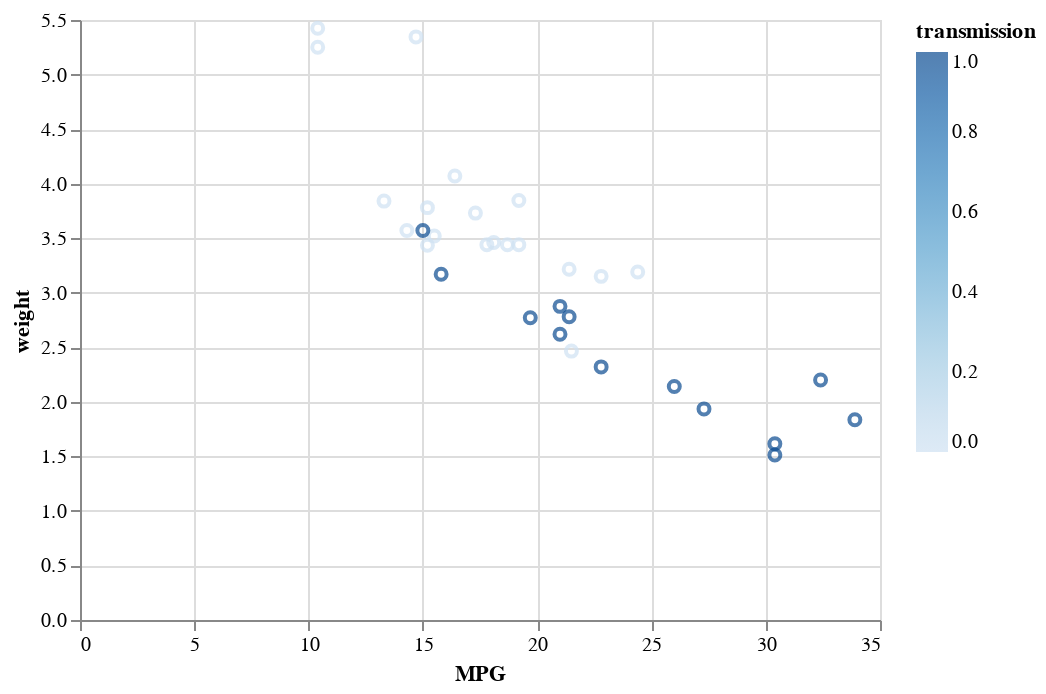

The notebook cell this image was saved under:
### Markdown cell above
Let's try some basic variants on the plot. 

Maybe we want to compare different transmission types. For this, we can use the color encoding for the transmission data:

### Code cell
#2.1 MPG, weight, vs. transmission

alt.Chart(mtcars).mark_point().encode(
    x = 'MPG',
    y = 'weight',
    color = 'transmission'
)

### Figure 1 — Vega-Lite specification as saved in the notebook (floating-point values rounded to 4 significant figures)
{"config": {"view": {"continuousWidth": 400, "continuousHeight": 300}}, "data": {"name": "data-9409cf149fcd97d1b95049972fed8558"}, "mark": "point", "encoding": {"color": {"type": "quantitative", "field": "transmission"}, "x": {"type": "quantitative", "field": "MPG"}, "y": {"type": "quantitative", "field": "weight"}}, "$schema": "https://vega.github.io/schema/vega-lite/v4.8.1.json", "datasets": {"data-9409cf149fcd97d1b95049972fed8558": [{"model": "Mazda RX4", "MPG": 21.0, "cylinders": 6, "displacement": 160.0, "HP": 110, "rear_axle_ratio": 3.9, "weight": 2.62, "qsec": 16.46, "vs": 0, "transmission": 1, "gears": 4, "carb": 4}, {"model": "Mazda RX4 Wag", "MPG": 21.0, "cylinders": 6, "displacement": 160.0, "HP": 110, "rear_axle_ratio": 3.9, "weight": 2.875, "qsec": 17.02, "vs": 0, "transmission": 1, "gears": 4, "carb": 4}, {"model": "Datsun 710", "MPG": 22.8, "cylinders": 4, "displacement": 108.0, "HP": 93, "rear_axle_ratio": 3.85, "weight": 2.32, "qsec": 18.61, "vs": 1, "transmission": 1, "gears": 4, "carb": 1}, {"model": "Hornet 4 Drive", "MPG": 21.4, "cylinders": 6, "displacement": 258.0, "HP": 110, "rear_axle_ratio": 3.08, "weight": 3.215, "qsec": 19.44, "vs": 1, "transmission": 0, "gears": 3, "carb": 1}, {"model": "Hornet Sportabout", "MPG": 18.7, "cylinders": 8, "displacement": 360.0, "HP": 175, "rear_axle_ratio": 3.15, "weight": 3.44, "qsec": 17.02, "vs": 0, "transmission": 0, "gears": 3, "carb": 2}, {"model": "Valiant", "MPG": 18.1, "cylinders": 6, "displacement": 225.0, "HP": 105, "rear_axle_ratio": 2.76, "weight": 3.46, "qsec": 20.22, "vs": 1, "transmission": 0, "gears": 3, "carb": 1}, {"model": "Duster 360", "MPG": 14.3, "cylinders": 8, "displacement": 360.0, "HP": 245, "rear_axle_ratio": 3.21, "weight": 3.57, "qsec": 15.84, "vs": 0, "transmission": 0, "gears": 3, "carb": 4}, {"model": "Merc 240D", "MPG": 24.4, "cylinders": 4, "displacement": 146.7, "HP": 62, "rear_axle_ratio": 3.69, "weight": 3.19, "qsec": 20.0, "vs": 1, "transmission": 0, "gears": 4, "carb": 2}, {"model": "Merc 230", "MPG": 22.8, "cylinders": 4, "displacement": 140.8, "HP": 95, "rear_axle_ratio": 3.92, "weight": 3.15, "qsec": 22.9, "vs": 1, "transmission": 0, "gears": 4, "carb": 2}, {"model": "Merc 280", "MPG": 19.2, "cylinders": 6, "displacement": 167.6, "HP": 123, "rear_axle_ratio": 3.92, "weight": 3.44, "qsec": 18.3, "vs": 1, "transmission": 0, "gears": 4, "carb": 4}, {"model": "Merc 280C", "MPG": 17.8, "cylinders": 6, "displacement": 167.6, "HP": 123, "rear_axle_ratio": 3.92, "weight": 3.44, "qsec": 18.9, "vs": 1, "transmission": 0, "gears": 4, "carb": 4}, {"model": "Merc 450SE", "MPG": 16.4, "cylinders": 8, "displacement": 275.8, "HP": 180, "rear_axle_ratio": 3.07, "weight": 4.07, "qsec": 17.4, "vs": 0, "transmission": 0, "gears": 3, "carb": 3}, {"model": "Merc 450SL", "MPG": 17.3, "cylinders": 8, "displacement": 275.8, "HP": 180, "rear_axle_ratio": 3.07, "weight": 3.73, "qsec": 17.6, "vs": 0, "transmission": 0, "gears": 3, "carb": 3}, {"model": "Merc 450SLC", "MPG": 15.2, "cylinders": 8, "displacement": 275.8, "HP": 180, "rear_axle_ratio": 3.07, "weight": 3.78, "qsec": 18.0, "vs": 0, "transmission": 0, "gears": 3, "carb": 3}, {"model": "Cadillac Fleetwood", "MPG": 10.4, "cylinders": 8, "displacement": 472.0, "HP": 205, "rear_axle_ratio": 2.93, "weight": 5.25, "qsec": 17.98, "vs": 0, "transmission": 0, "gears": 3, "carb": 4}, {"model": "Lincoln Continental", "MPG": 10.4, "cylinders": 8, "displacement": 460.0, "HP": 215, "rear_axle_ratio": 3.0, "weight": 5.424, "qsec": 17.82, "vs": 0, "transmission": 0, "gears": 3, "carb": 4}, {"model": "Chrysler Imperial", "MPG": 14.7, "cylinders": 8, "displacement": 440.0, "HP": 230, "rear_axle_ratio": 3.23, "weight": 5.345, "qsec": 17.42, "vs": 0, "transmission": 0, "gears": 3, "carb": 4}, {"model": "Fiat 128", "MPG": 32.4, "cylinders": 4, "displacement": 78.7, "HP": 66, "rear_axle_ratio": 4.08, "weight": 2.2, "qsec": 19.47, "vs": 1, "transmission": 1, "gears": 4, "carb": 1}, {"model": "Honda Civic", "MPG": 30.4, "cylinders": 4, "displacement": 75.7, "HP": 52, "rear_axle_ratio": 4.93, "weight": 1.615, "qsec": 18.52, "vs": 1, "transmission": 1, "gears": 4, "carb": 2}, {"model": "Toyota Corolla", "MPG": 33.9, "cylinders": 4, "displacement": 71.1, "HP": 65, "rear_axle_ratio": 4.22, "weight": 1.835, "qsec": 19.9, "vs": 1, "transmission": 1, "gears": 4, "carb": 1}, {"model": "Toyota Corona", "MPG": 21.5, "cylinders": 4, "displacement": 120.1, "HP": 97, "rear_axle_ratio": 3.7, "weight": 2.465, "qsec": 20.01, "vs": 1, "transmission": 0, "gears": 3, "carb": 1}, {"model": "Dodge Challenger", "MPG": 15.5, "cylinders": 8, "displacement": 318.0, "HP": 150, "rear_axle_ratio": 2.76, "weight": 3.52, "qsec": 16.87, "vs": 0, "transmission": 0, "gears": 3, "carb": 2}, {"model": "AMC Javelin", "MPG": 15.2, "cylinders": 8, "displacement": 304.0, "HP": 150, "rear_axle_ratio": 3.15, "weight": 3.435, "qsec": 17.3, "vs": 0, "transmission": 0, "gears": 3, "carb": 2}, {"model": "Camaro Z28", "MPG": 13.3, "cylinders": 8, "displacement": 350.0, "HP": 245, "rear_axle_ratio": 3.73, "weight": 3.84, "qsec": 15.41, "vs": 0, "transmission": 0, "gears": 3, "carb": 4}, {"model": "Pontiac Firebird", "MPG": 19.2, "cylinders": 8, "displacement": 400.0, "HP": 175, "rear_axle_ratio": 3.08, "weight": 3.845, "qsec": 17.05, "vs": 0, "transmission": 0, "gears": 3, "carb": 2}, {"model": "Fiat X1-9", "MPG": 27.3, "cylinders": 4, "displacement": 79.0, "HP": 66, "rear_axle_ratio": 4.08, "weight": 1.935, "qsec": 18.9, "vs": 1, "transmission": 1, "gears": 4, "carb": 1}, {"model": "Porsche 914-2", "MPG": 26.0, "cylinders": 4, "displacement": 120.3, "HP": 91, "rear_axle_ratio": 4.43, "weight": 2.14, "qsec": 16.7, "vs": 0, "transmission": 1, "gears": 5, "carb": 2}, {"model": "Lotus Europa", "MPG": 30.4, "cylinders": 4, "displacement": 95.1, "HP": 113, "rear_axle_ratio": 3.77, "weight": 1.513, "qsec": 16.9, "vs": 1, "transmission": 1, "gears": 5, "carb": 2}, {"model": "Ford Pantera L", "MPG": 15.8, "cylinders": 8, "displacement": 351.0, "HP": 264, "rear_axle_ratio": 4.22, "weight": 3.17, "qsec": 14.5, "vs": 0, "transmission": 1, "gears": 5, "carb": 4}, {"model": "Ferrari Dino", "MPG": 19.7, "cylinders": 6, "displacement": 145.0, "HP": 175, "rear_axle_ratio": 3.62, "weight": 2.77, "qsec": 15.5, "vs": 0, "transmission": 1, "gears": 5, "carb": 6}, {"model": "Maserati Bora", "MPG": 15.0, "cylinders": 8, "displacement": 301.0, "HP": 335, "rear_axle_ratio": 3.54, "weight": 3.57, "qsec": 14.6, "vs": 0, "transmission": 1, "gears": 5, "carb": 8}, {"model": "Volvo 142E", "MPG": 21.4, "cylinders": 4, "displacement": 121.0, "HP": 109, "rear_axle_ratio": 4.11, "weight": 2.78, "qsec": 18.6, "vs": 1, "transmission": 1, "gears": 4, "carb": 2}]}}
